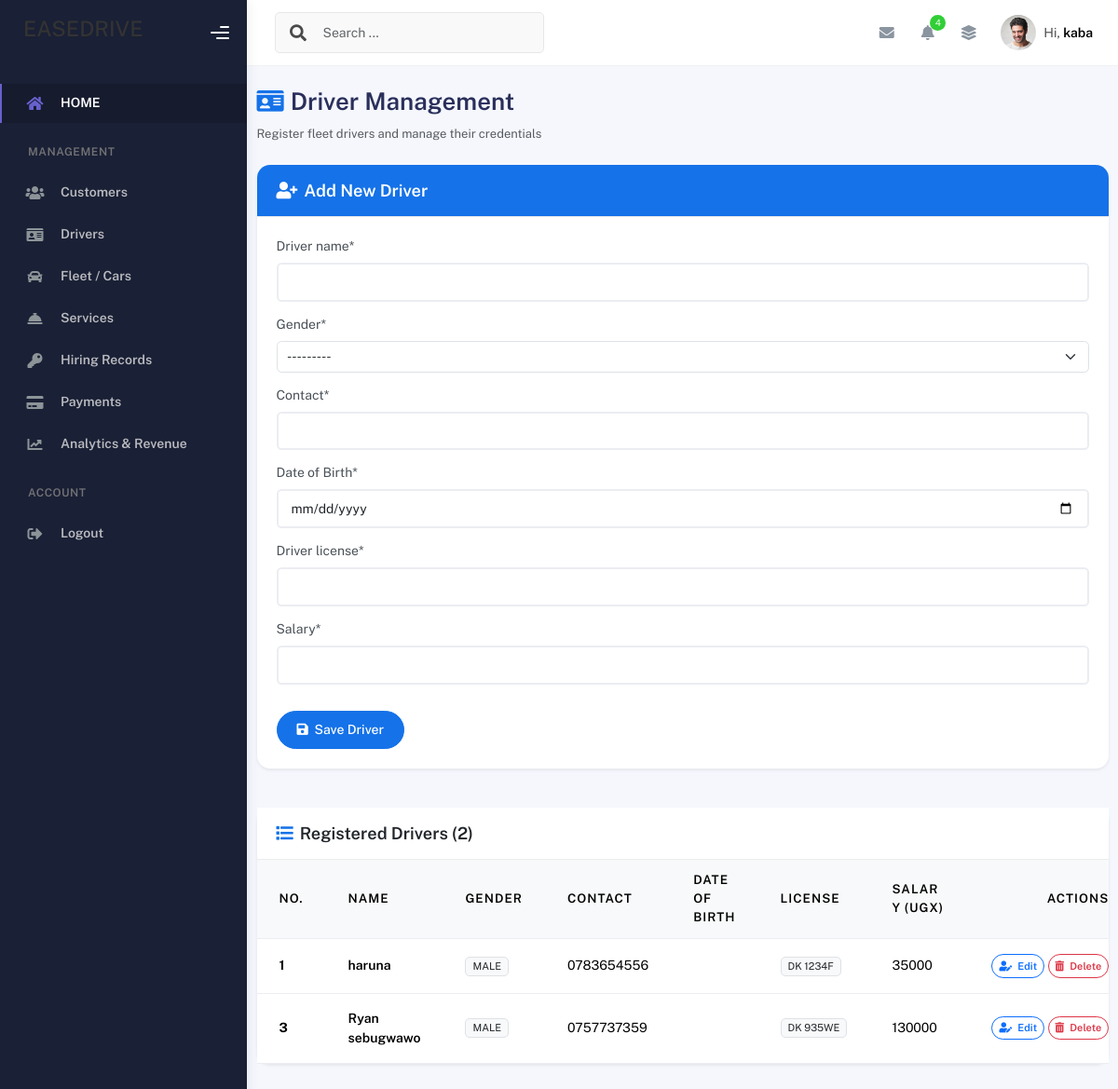
/add_driver/ (signed in), run on the app's committed database.
### carapplication/models.py (models this page shows, shortened)
class Driver(models.Model):
    name = models.CharField(max_length=30, verbose_name="driver name")
    gender = models.CharField(choices=GENDER_OPTIONS)
    contact = models.CharField(max_length=10)
    Date_of_birth = models.DateField(verbose_name="Date of Birth")
    driver_license = models.CharField(max_length=8, null=True)
    salary = models.IntegerField()
    @property
    def date_of_birth(self):
        return self.Date_of_birth

### carapplication/views.py (the view)
# urls.py: path("add_driver/", add_driver_view, name="add_driver"),
@admin_required
def add_driver_view(request):
    message = ''
    if request.method == "POST":
        post_data = request.POST.copy()
        if 'date_of_birth' in post_data and 'Date_of_birth' not in post_data:
            post_data['Date_of_birth'] = post_data['date_of_birth']
        driver_form = DriverForm(post_data)
        if driver_form.is_valid():
            driver_form.save()
            message = 'Driver added successfully'
    else:
        driver_form = DriverForm()
    drivers = Driver.objects.all()
    context = {
        "form": driver_form,
        "msg": message,
        "drivers": drivers
    }
    return render(request, "add_driver.html", context)

### carapplication/forms.py
class DriverForm(ModelForm):
    class Meta:
        model = Driver
        fields = '__all__'
        widgets = {
            'Date_of_birth': forms.DateInput(attrs={'type': 'date', 'class': 'form-control'}),
        }

### carapplication/views.py (called while the page is built)
def admin_required(view_func):
    @wraps(view_func)
    def _wrapped_view(request, *args, **kwargs):
        if not request.user.is_authenticated:
            return redirect('login_page')
        is_admin = (
            request.user.is_superuser or
            request.user.is_staff or
            (hasattr(request.user, 'profile') and request.user.profile.role == 'admin')
        )
        if not is_admin:
            return redirect('customer_dashboard')
        return view_func(request, *args, **kwargs)
    return _wrapped_view

### carapplication/templates/add_driver.html (shortened to what this page needs)
{% extends './base.html' %}
{% load crispy_forms_tags %}
{% block content %}
<div class="container py-4">
    <div class="d-flex justify-content-between align-items-center mb-4">
        <div>
            <h2 class="fw-bold mb-1"><i class="fas fa-id-card text-primary me-2"></i>Driver Management</h2>
            <p class="text-muted small mb-0">Register fleet drivers and manage their credentials</p>
        </div>
    </div>
    <div class="card shadow-sm border-0 rounded-4 mb-5">
        <div class="card-header bg-primary text-white py-3 px-4 rounded-top-4">
            <h5 class="mb-0 fw-bold"><i class="fas fa-user-plus me-2"></i>Add New Driver</h5>
        </div>
        <div class="card-body p-4">
            <form method="post">
                <div class="row">
                    {{ form|crispy }}
                </div>
                <div class="mt-3">
                    <button type="submit" class="btn btn-primary px-4 rounded-pill">
                        <i class="fas fa-save me-1"></i> Save Driver
                    </button>
                </div>
            </form>
        </div>
    </div>
    <div class="card shadow-sm border-0 rounded-4">
        <div class="card-header bg-white py-3 px-4 border-bottom">
            <h5 class="mb-0 fw-bold text-dark"><i class="fas fa-list me-2 text-primary"></i>Registered Drivers ({{ drivers.count }})</h5>
        </div>
        <div class="table-responsive">
            <table class="table table-hover align-middle mb-0">
                <thead class="table-light">
                    <tr>
                        <th scope="col">NO.</th>
                        <th scope="col">NAME</th>
                        <th scope="col">GENDER</th>
                        <th scope="col">CONTACT</th>
                        <th scope="col">DATE OF BIRTH</th>
                        <th scope="col">LICENSE</th>
                        <th scope="col">SALARY (UGX)</th>
                        <th scope="col" class="text-end">ACTIONS</th>
                    </tr>
                </thead>
                <tbody>
                    {% for driver in drivers %}
                        <tr>
                            <th scope="row">{{ driver.id }}</th>
                            <td><strong>{{ driver.name }}</strong></td>
                            <td><span class="badge bg-light text-dark border">{{ driver.gender }}</span></td>
                            <td>{{ driver.contact }}</td>
                            <td>{{ driver.Date_of_birth|date:"M d, Y"|default:driver.date_of_birth|date:"M d, Y" }}</td>
                            <td><span class="badge bg-light text-dark border">{{ driver.driver_license|default:"N/A" }}</span></td>
                            <td>{{ driver.salary|floatformat:0 }}</td>
                            <td class="text-end text-nowrap">
                                <div class="d-inline-flex gap-1">
                                    <button type="button" class="btn btn-sm btn-outline-primary rounded-pill px-2 py-1 fw-semibold" data-bs-toggle="modal" data-bs-target="#editDriverModal{{ driver.id }}" title="Edit Driver">
                                        <i class="fas fa-user-edit me-1"></i> Edit
                                    </button>
                                    <a href="{% url 'delete_driver' driver.id %}" class="btn btn-sm btn-outline-danger rounded-pill px-2 py-1 fw-semibold" onclick="return confirm('Are you sure you want to delete this driver ({{ driver.name }})?');" title="Delete Driver">
                                        <i class="fas fa-trash-alt me-1"></i> Delete
                                    </a>
                                </div>
                            </td>
                        </tr>
                    {% empty %}
                        <tr>
                            <td colspan="8" class="text-center py-4 text-muted">No drivers registered yet.</td>
                        </tr>
                    {% endfor %}
                </tbody>
            </table>
        </div>
    </div>
</div>
{% endblock content %}

### carapplication/templates/base.html (shortened to what this page needs)
<!DOCTYPE html>
<html lang="en">
    {% load static %}
  <head>
        <link rel="stylesheet" href="https://cdnjs.cloudflare.com/ajax/libs/font-awesome/6.5.1/css/all.min.css" />
        <link rel="stylesheet" href="{% static 'assets/css/bootstrap.min.css' %}" />
        <link rel="stylesheet" href="{% static 'assets/css/plugins.min.css' %}" />
        <link rel="stylesheet" href="{% static 'assets/css/kaiadmin.min.css' %}" />
        <link rel="stylesheet" href="{% static 'assets/css/demo.css' %} " />
  </head>
    <body>
        <div class="wrapper">
      <div class="sidebar" data-background-color="dark">
        <div class="sidebar-logo">
          <div class="logo-header" data-background-color="dark">
           <h3>EASEDRIVE</h3>
            <div class="nav-toggle">
              <button class="btn btn-toggle toggle-sidebar">
                <i class="gg-menu-right"></i>
              </button>
            </div>
          </div>
        </div>
        <div class="sidebar-wrapper scrollbar scrollbar-inner">
          <div class="sidebar-content">
            <ul class="nav nav-secondary">
              <li class="nav-item active">
                <a href="{% url 'index_page' %}">
                  <i class="fas fa-home"></i>
                  <p>HOME</p>
                </a>
              </li>
              {% if user.is_authenticated and user.profile.role == 'admin' or user.is_superuser %}
              <li class="nav-section">
                <h4 class="text-section">Management</h4>
              </li>
              <li class="nav-item">
                <a href="{% url 'add_customer' %}">
                  <i class="fas fa-users"></i>
                  <p>Customers</p>
                </a>
              </li>
              <li class="nav-item">
                <a href="{% url 'add_driver' %}">
                  <i class="fas fa-id-card"></i>
                  <p>Drivers</p>
                </a>
              </li>
              <li class="nav-item">
                <a href="{% url 'add_car' %}">
                  <i class="fas fa-car"></i>
                  <p>Fleet / Cars</p>
                </a>
              </li>
              <li class="nav-item">
                <a href="{% url 'add_service' %}">
                  <i class="fas fa-concierge-bell"></i>
                  <p>Services</p>
                </a>
              </li>
              <li class="nav-item">
                <a href="{% url 'add_hiring' %}">
                  <i class="fas fa-key"></i>
                  <p>Hiring Records</p>
                </a>
              </li>
              <li class="nav-item">
                <a href="{% url 'add_payment' %}">
                  <i class="fas fa-credit-card"></i>
                  <p>Payments</p>
                </a>
              </li>
              <li class="nav-item">
                <a href="{% url 'admin_analytics' %}">
                  <i class="fas fa-chart-line"></i>
                  <p>Analytics & Revenue</p>
                </a>
              </li>
              {% endif %}
              {% if user.is_authenticated %}
              <li class="nav-section">
                <h4 class="text-section">Account</h4>
              </li>
              <li class="nav-item">
                <a href="{% url 'logout_page' %}">
                  <i class="fas fa-sign-out-alt"></i>
                  <p>Logout</p>
                </a>
              </li>
              {% endif %}
            </ul>
          </div>
        </div>
      </div>
      <div class="main-panel">
        <div class="main-header">
          <nav
            class="navbar navbar-header navbar-header-transparent navbar-expand-lg border-bottom"
          >
            <div class="container-fluid">
              <nav
                class="navbar navbar-header-left navbar-expand-lg navbar-form nav-search p-0 d-none d-lg-flex"
              >
                <div class="input-group">
                  <div class="input-group-prepend">
                    <button type="submit" class="btn btn-search pe-1">
                      <i class="fa fa-search search-icon"></i>
                    </button>
                  </div>
                  <input
                    type="text"
                    placeholder="Search ..."
                    class="form-control"
                  />
                </div>
              </nav>
              <ul class="navbar-nav topbar-nav ms-md-auto align-items-center">
                <li class="nav-item topbar-icon dropdown hidden-caret">
                  <a
                    class="nav-link dropdown-toggle"
                    href="#"
                    id="messageDropdown"
                    role="button"
                    data-bs-toggle="dropdown"
                    aria-haspopup="true"
                    aria-expanded="false"
                  >
                    <i class="fa fa-envelope"></i>
                  </a>
                </li>
                <li class="nav-item topbar-icon dropdown hidden-caret">
                  <a
                    class="nav-link dropdown-toggle"
                    href="#"
                    id="notifDropdown"
                    role="button"
                    data-bs-toggle="dropdown"
                    aria-haspopup="true"
                    aria-expanded="false"
                  >
                    <i class="fa fa-bell"></i>
                    <span class="notification">4</span>
                  </a>
                </li>
                <li class="nav-item topbar-icon dropdown hidden-caret">
                  <a
                    class="nav-link"
                    data-bs-toggle="dropdown"
                    href="#"
                    aria-expanded="false"
                  >
                    <i class="fas fa-layer-group"></i>
                  </a>
                </li>
                <li class="nav-item topbar-user dropdown hidden-caret">
                  <a
                    class="dropdown-toggle profile-pic"
                    data-bs-toggle="dropdown"
                    href="#"
                    aria-expanded="false"
                  >
                    <div class="avatar-sm">
                      <img
                        src="{% static 'assets/img/profile.jpg' %}"
                        alt="..."
                        class="avatar-img rounded-circle"
                      />
                    </div>
                    <span class="profile-username">
                      <span class="op-7">Hi,</span>
                      <span class="fw-bold">{% if user.is_authenticated %}{{ user.first_name|default:user.username }}{% else %}Guest{% endif %}</span>
                    </span>
                  </a>
                </li>
              </ul>
            </div>
          </nav>
        </div>
        <div class="container">
            {% block content %}
            {% endblock content %}
        </div>
      </div>
    </div>
    </body>
</html>

### data on the page
Driver: id "1", name "haruna", gender "MALE", contact "0783654556", driver_license "DK 1234F", salary "35000"
Driver: id "3", name "Ryan sebugwawo", gender "MALE", contact "0757737359", driver_license "DK 935WE", salary "130000"

### other printed values
{{ user.first_name|default:user.username }} "kaba"
{{ drivers.count }} "2"
